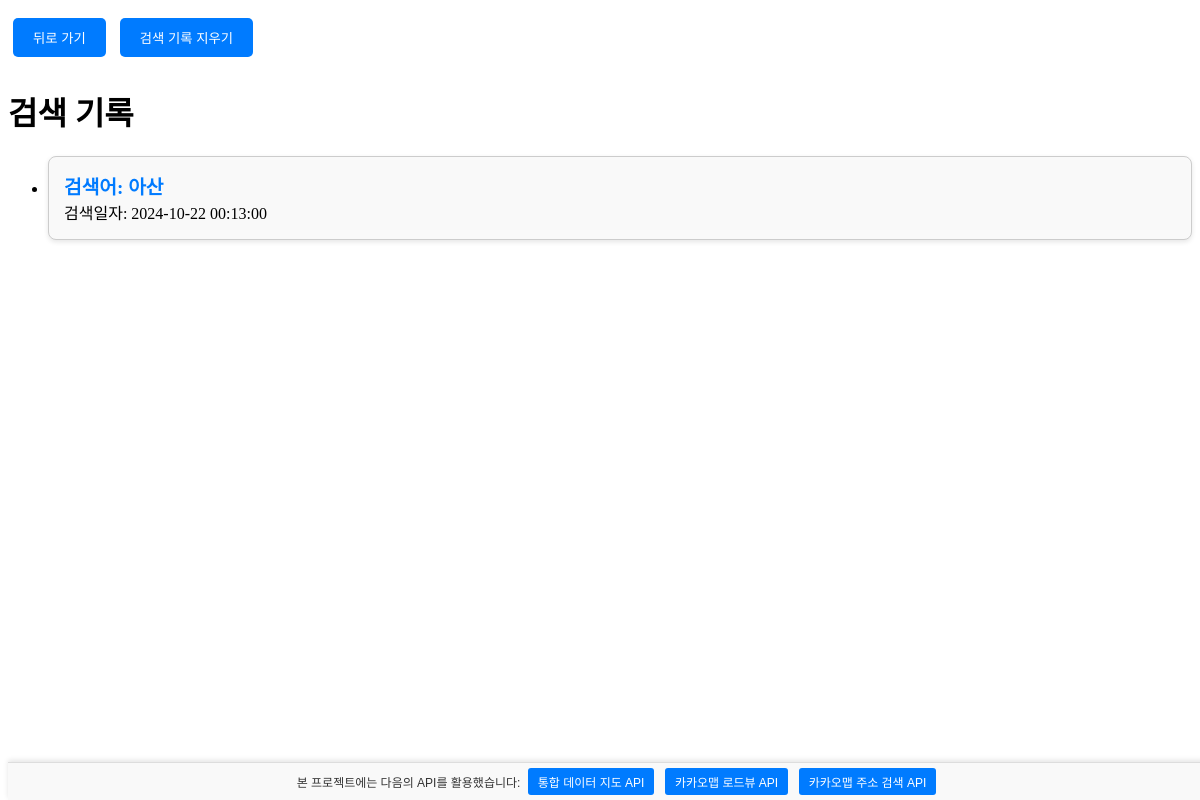
/search-history/ (signed in), run on an earlier commit of the app's database.
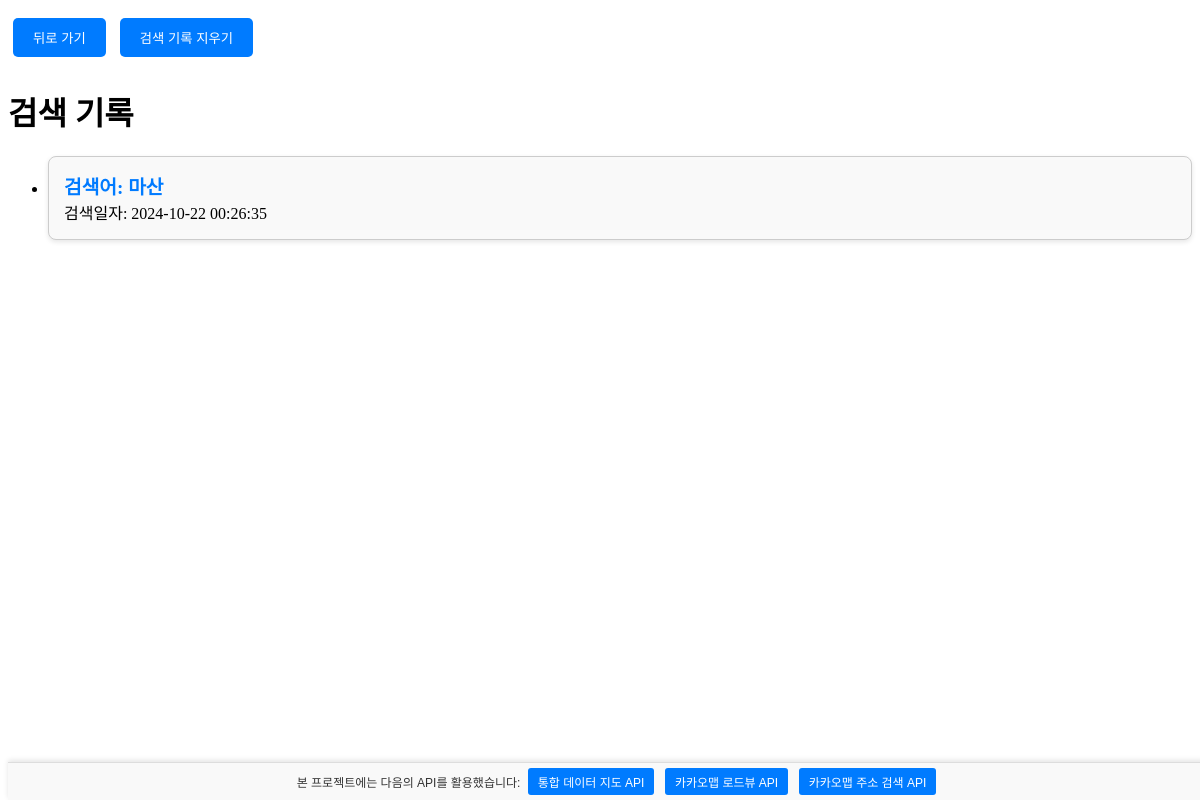
And on a later commit of the database.
### app/models.py (models this page shows, shortened)
class SearchHistory(models.Model):
    user = models.ForeignKey(User, on_delete=models.CASCADE, null=True, blank=True)
    search_query = models.CharField(max_length=255)
    search_results = models.TextField(default="")  # 검색 결과를 텍스트로 저장
    search_date = models.DateTimeField(auto_now_add=True)

### app/views.py (the view)
# urls.py: path('search-history/', views.search_history, name='search_history'),
def search_history(request):
    if request.user.is_authenticated:
        history = SearchHistory.objects.filter(user=request.user).order_by('-search_date')
        for record in history:
            pass
        return render(request, 'chatbot/search_history.html', {'history': history})
    else:
        return redirect('login')  # 로그인되지 않은 경우 로그인 페이지로 리다이렉트

### app/templates/chatbot/search_history.html (shortened to what this page needs)
{% block content %}
{% load static %}
<link rel="stylesheet" type="text/css" href="{% static 'chatbot/search_history.css' %}">
<link rel="stylesheet" type="text/css" href="{% static 'chatbot/api.css' %}">
<button class="button" onclick="window.history.back()">뒤로 가기</button>
<button class="button" onclick="clearSearchHistory()">검색 기록 지우기</button>
<h1>검색 기록</h1>
<ul>
    {% for record in history %}
        <li>
            <div class="job-card" onclick="toggleResults(this)">
                <div class="job-title">검색어: {{ record.search_query }}</div>
                <div>검색일자: {{ record.search_date|date:"Y-m-d H:i:s" }}</div>
            </div>
        </li>
    {% endfor %}
</ul>
<div class="api-banner">
    <p>본 프로젝트에는 다음의 API를 활용했습니다:</p>
    <a href="https://www.bigdata-map.kr/search/86750961" class="api-button" target="_blank">
        통합 데이터 지도 API
    </a>
    <a href="https://apis.map.kakao.com/web/sample/basicRoadview2/" class="api-button" target="_blank">
        카카오맵 로드뷰 API
    </a>
    <a href="https://developers.kakao.com/docs/latest/ko/local/dev-guide#search-by-address" class="api-button" target="_blank">
        카카오맵 주소 검색 API
    </a>
</div>
{% endblock %}

What changed in the data, as far as the page shows it:
removed SearchHistory: search_query "아산", search_date "2024-10-22 00:13:00"
added SearchHistory: search_query "마산", search_date "2024-10-22 00:26:35"
